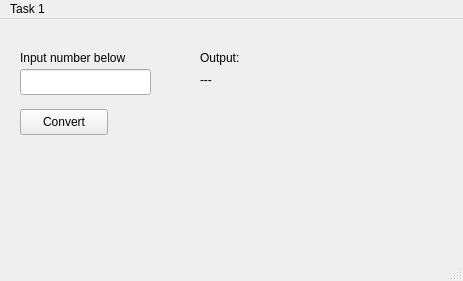
<?xml version="1.0" encoding="UTF-8"?>
<ui version="4.0">
 <class>MainWindow</class>
 <widget class="QMainWindow" name="MainWindow">
  <property name="geometry">
   <rect>
    <x>0</x>
    <y>0</y>
    <width>463</width>
    <height>281</height>
   </rect>
  </property>
  <property name="windowTitle">
   <string>MainWindow</string>
  </property>
  <widget class="QWidget" name="centralwidget">
   <widget class="QPushButton" name="pushButton">
    <property name="geometry">
     <rect>
      <x>20</x>
      <y>90</y>
      <width>88</width>
      <height>26</height>
     </rect>
    </property>
    <property name="text">
     <string>Convert</string>
    </property>
   </widget>
   <widget class="QLineEdit" name="lineEdit">
    <property name="geometry">
     <rect>
      <x>20</x>
      <y>50</y>
      <width>131</width>
      <height>26</height>
     </rect>
    </property>
   </widget>
   <widget class="QLabel" name="label">
    <property name="geometry">
     <rect>
      <x>200</x>
      <y>50</y>
      <width>241</width>
      <height>21</height>
     </rect>
    </property>
    <property name="text">
     <string>---</string>
    </property>
   </widget>
   <widget class="QLabel" name="label_2">
    <property name="geometry">
     <rect>
      <x>20</x>
      <y>30</y>
      <width>171</width>
      <height>18</height>
     </rect>
    </property>
    <property name="text">
     <string>Input number below</string>
    </property>
   </widget>
   <widget class="QLabel" name="label_3">
    <property name="geometry">
     <rect>
      <x>200</x>
      <y>30</y>
      <width>171</width>
      <height>18</height>
     </rect>
    </property>
    <property name="text">
     <string>Output:</string>
    </property>
   </widget>
  </widget>
  <widget class="QMenuBar" name="menubar">
   <property name="geometry">
    <rect>
     <x>0</x>
     <y>0</y>
     <width>463</width>
     <height>23</height>
    </rect>
   </property>
   <widget class="QMenu" name="menuConverter">
    <property name="title">
     <string>Task 1</string>
    </property>
   </widget>
   <addaction name="menuConverter"/>
  </widget>
  <widget class="QStatusBar" name="statusbar"/>
 </widget>
 <resources/>
 <connections/>
</ui>
